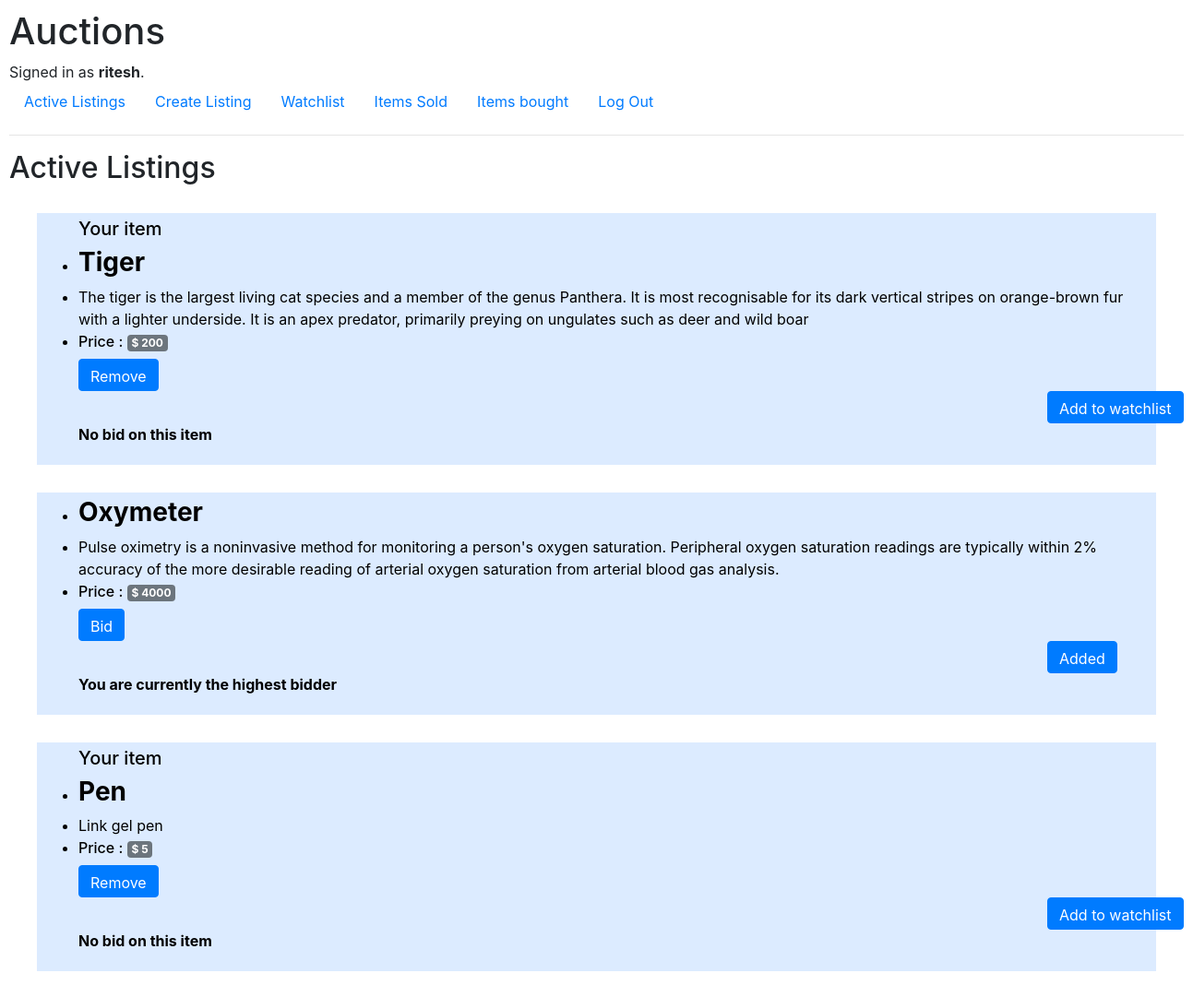
Screenshot of / (signed in) with the database file from the repository.
### auctions/models.py (models this page shows, shortened)
class User(AbstractUser):
    pass

class Listing(models.Model):
    title = models.CharField(max_length=64)
    details = models.TextField(default='')
    price = models.IntegerField()
    owner = models.CharField(max_length=64)
    buyer = models.CharField(max_length=64 , default="none")
    status = models.CharField(max_length=5 , default="false")

### auctions/views.py (the view)
# urls.py: path("", views.index, name="index"),
def index(request):
    if request.method == "POST" :
        listing = Listing(title=request.POST['title'] , details=request.POST['details'] , price=int(request.POST['price']) , owner=request.user.username ,buyer ="none")
        listing.save()
    id_list = []
    for i in Watchlist.objects.filter(name= request.user.username) :
        id_list.append(i.item)
    return render(request, "auctions/index.html" , {
        "listings": Listing.objects.all() ,
        "check" : id_list
    })

### auctions/templates/auctions/index.html (shortened to what this page needs)
{% extends "auctions/layout.html" %}
{% block body %}
    <h2>Active Listings</h2>
    {% if user.is_authenticated %}
    {% for listing in listings %}
    {% if listing.status == 'false' %}
        <a href="{% url 'bid' listing.id %}" style="text-decoration: none;color: black;">
        <div style="background-color: rgb(220, 235, 255); margin: 30px; padding: 5px;">
        <ul>
            {% if user.is_authenticated %}
                {% if listing.owner == user.username %}
                    <h5>Your item</h5>
                {% endif %}
            {% endif %}
            <li><h3><strong>{{listing.title}}</strong></h3></li>
            <li>{{listing.details}}</li>
            <li><h6>Price : <span class="badge badge-secondary">$ {{listing.price}}</span></h6></li>
            {% if user.is_authenticated %}
                {% if listing.owner == user.username %}
                    <div class="btn-group" role="group" aria-label="Basic example">
                        <form action="{% url 'bid' listing.id %}" method="post">
                            <input class="btn btn-primary" type="submit" name="remove" value="Remove" style="height: 35px;">
                            {% if listing.id in check %}
                                <input class="btn btn-primary" type="submit"  value="Added" style="height: 35px; margin-left: 1050px;">
                            {% else %}
                                <input class="btn btn-primary" type="submit" name="add" value="Add to watchlist" style="height: 35px; margin-left: 1050px;">
                            {% endif %}
                        </form>
                    </div>
                {% else %}
                    <div class="btn-group" role="group" aria-label="Basic example">
                        <form action="{% url 'bid' listing.id %}" method="post">
                            <input class="btn btn-primary" type="submit"  value="Bid" style="height: 35px;">
                            {% if listing.id in check %}
                                <input class="btn btn-primary" type="submit"  value="Added" style="height: 35px; margin-left: 1050px;">
                            {% else %}
                                <input class="btn btn-primary" type="submit" name="add" value="Add to watchlist" style="height: 35px; margin-left: 1050px;">
                            {% endif %}
                        </form>
                    </div>
                {% endif %}
                {% if listing.buyer == 'none'%}
                    <div>
                        <strong>No bid on this item</strong>
                    </div>
                {% elif listing.buyer == user.username %}
                    <div>
                        <strong>You are currently the highest bidder</strong>
                    </div>
                {% endif%}
            {% endif %}
        </ul>
        </div>
        </a>
    {% endif %}
    {% endfor %}
    {% endif %}
{% endblock %}

### auctions/templates/auctions/layout.html (shortened to what this page needs)
{% load static %}
<!DOCTYPE html>
<html lang="en">
    <head>
        <link rel="stylesheet" href="https://stackpath.bootstrapcdn.com/bootstrap/4.4.1/css/bootstrap.min.css">
        <link href="{% static 'auctions/styles.css' %}" rel="stylesheet">
    </head>
    <body>
        <h1>Auctions</h1>
        <div>
            {% if user.is_authenticated %}
                Signed in as <strong>{{ user.username }}</strong>.
            {% else %}
                Not signed in.
            {% endif %}
        </div>
        <ul class="nav">
            <li class="nav-item">
                <a class="nav-link" href="{% url 'index' %}">Active Listings</a>
            </li>
            {% if user.is_authenticated %}
                <li class="nav-item">
                    <a class="nav-link" href="{% url 'create' %}">Create Listing</a>
                </li>
                <li class="nav-item">
                    <a class="nav-link" href="{% url 'watchlist' %}">Watchlist</a>
                </li>
                <li class="nav-item">
                    <a class="nav-link" href="{% url 'sold' %}">Items Sold</a>
                </li>
                <li class="nav-item">
                    <a class="nav-link" href="{% url 'bought' %}">Items bought</a>
                </li>
            {% endif %}
            {% if user.is_authenticated %}
                <li class="nav-item">
                    <a class="nav-link" href="{% url 'logout' %}">Log Out</a>
                </li>
            {% endif %}
        </ul>
        <hr>
        {% block body %}
        {% endblock %}
    </body>
</html>

### auctions/static/auctions/styles.css (style rules this page uses)
body { padding: 10px; }

### rows the page displays
User: username "ritesh"
Listing: owner "Your item", title "Tiger", details "The tiger is the largest living cat species and a member of the genus Panthera. It is most recognisable for its dark vertical stripes on orange-brown fur with a lighter underside. It is an apex predator, primarily preying on ungulates such as deer and wild boar", price "200", buyer "No bid on this item"
Listing: title "Oxymeter", details "Pulse oximetry is a noninvasive method for monitoring a person's oxygen saturation. Peripheral oxygen saturation readings are typically within 2% accuracy of the more desirable reading of arterial oxygen saturation from arterial blood gas analysis.", price "4000", buyer "You are currently the highest bidder"
Listing: owner "Your item", title "Pen", details "Link gel pen", price "5", buyer "No bid on this item"
